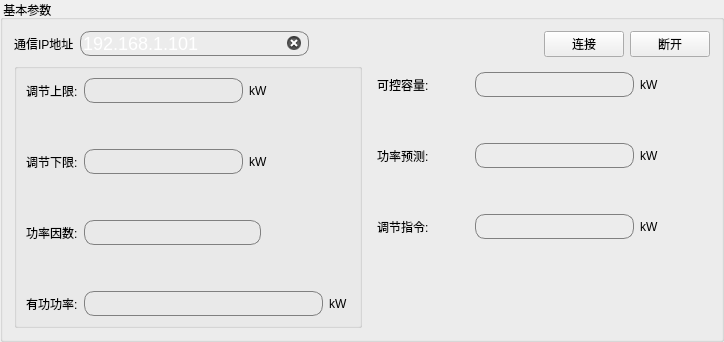
                   <widget class="QGroupBox" name="groupBox">
                    <property name="styleSheet">
                     <string notr="true">.QGroupBox::groupBox {border-image:url(:/images/ShowWidget/VCG211359306483.png)}</string>
                    </property>
                    <property name="title">
                     <string> 基本参数</string>
                    </property>
                    <layout class="QGridLayout" name="gridLayout_13">
                     <item row="0" column="0">
                      <layout class="QVBoxLayout" name="verticalLayout_13" stretch="0,1">
                       <item>
                        <layout class="QHBoxLayout" name="horizontalLayout">
                         <item>
                          <widget class="QLabel" name="m_ipTitle">
                           <property name="text">
                            <string>通信IP地址</string>
                           </property>
                          </widget>
                         </item>
                         <item>
                          <widget class="QLineEdit" name="m_ipContent">
                           <property name="styleSheet">
                            <string notr="true">background-color: rgba(255, 255, 255, 0);
color: rgb(255, 255, 255);
border-radius:10px;border: 1px solid gray;font-size:18px;</string>
                           </property>
                           <property name="text">
                            <string>192.168.1.101</string>
                           </property>
                           <property name="clearButtonEnabled">
                            <bool>true</bool>
                           </property>
                          </widget>
                         </item>
                         <item>
                          <spacer name="horizontalSpacer_52">
                           <property name="orientation">
                            <enum>Qt::Horizontal</enum>
                           </property>
                           <property name="sizeHint" stdset="0">
                            <size>
                             <width>40</width>
                             <height>20</height>
                            </size>
                           </property>
                          </spacer>
                         </item>
                         <item>
                          <widget class="QPushButton" name="m_ipConnect">
                           <property name="styleSheet">
                            <string notr="true"/>
                           </property>
                           <property name="text">
                            <string>连接</string>
                           </property>
                           <property name="icon">
                            <iconset>
                             <normaloff>:/images/ltesuccess.png</normaloff>:/images/ltesuccess.png</iconset>
                           </property>
                           <property name="checkable">
                            <bool>true</bool>
                           </property>
                           <property name="checked">
                            <bool>false</bool>
                           </property>
                          </widget>
                         </item>
                         <item>
                          <widget class="QPushButton" name="m_ipDisConnect">
                           <property name="styleSheet">
                            <string notr="true"/>
                           </property>
                           <property name="text">
                            <string>断开</string>
                           </property>
                           <property name="icon">
                            <iconset>
                             <normaloff>:/images/ltefaiure.png</normaloff>:/images/ltefaiure.png</iconset>
                           </property>
                          </widget>
                         </item>
                        </layout>
                       </item>
                       <item>
                        <layout class="QHBoxLayout" name="horizontalLayout_53">
                         <item>
                          <widget class="QGroupBox" name="groupBox_9">
                           <property name="title">
                            <string/>
                           </property>
                           <layout class="QGridLayout" name="gridLayout_10">
                            <item row="0" column="0">
                             <layout class="QVBoxLayout" name="verticalLayout_3" stretch="0,0,0,0,0,0,0">
                              <item>
                               <layout class="QHBoxLayout" name="horizontalLayout_20" stretch="0,0,0,0,0">
                                <item>
                                 <widget class="QLabel" name="label_28">
                                  <property name="text">
                                   <string>调节上限:</string>
                                  </property>
                                 </widget>
                                </item>
                                <item>
                                 <widget class="QLineEdit" name="lineEdit_adjMax">
                                  <property name="styleSheet">
                                   <string notr="true">background-color: rgba(255, 255, 255, 0);
color: rgb(255, 255, 255);
border-radius:10px;border: 1px solid gray;font-size:18px;</string>
                                  </property>
                                  <property name="readOnly">
                                   <bool>true</bool>
                                  </property>
                                 </widget>
                                </item>
                                <item>
                                 <widget class="QLabel" name="label_38">
                                  <property name="text">
                                   <string>kW </string>
                                  </property>
                                 </widget>
                                </item>
                                <item>
                                 <spacer name="horizontalSpacer_44">
                                  <property name="orientation">
                                   <enum>Qt::Horizontal</enum>
                                  </property>
                                  <property name="sizeHint" stdset="0">
                                   <size>
                                    <width>40</width>
                                    <height>20</height>
                                   </size>
                                  </property>
                                 </spacer>
                                </item>
                                <item>
                                 <spacer name="horizontalSpacer_36">
                                  <property name="orientation">
                                   <enum>Qt::Horizontal</enum>
                                  </property>
                                  <property name="sizeHint" stdset="0">
                                   <size>
                                    <width>40</width>
                                    <height>20</height>
                                   </size>
                                  </property>
                                 </spacer>
                                </item>
                               </layout>
                              </item>
                              <item>
                               <spacer name="verticalSpacer_6">
                                <property name="orientation">
                                 <enum>Qt::Vertical</enum>
                                </property>
                                <property name="sizeHint" stdset="0">
                                 <size>
                                  <width>20</width>
                                  <height>40</height>
                                 </size>
                                </property>
                               </spacer>
                              </item>
                              <item>
                               <layout class="QHBoxLayout" name="horizontalLayout_25" stretch="0,0,0,0,0">
                                <item>
                                 <widget class="QLabel" name="label_33">
                                  <property name="text">
                                   <string>调节下限:</string>
                                  </property>
                                 </widget>
                                </item>
                                <item>
                                 <widget class="QLineEdit" name="lineEdit_adjMin">
                                  <property name="styleSheet">
                                   <string notr="true">background-color: rgba(255, 255, 255, 0);
color: rgb(255, 255, 255);
border-radius:10px;border: 1px solid gray;font-size:18px;</string>
                                  </property>
                                  <property name="readOnly">
                                   <bool>true</bool>
                                  </property>
                                 </widget>
                                </item>
                                <item>
                                 <widget class="QLabel" name="label_39">
                                  <property name="text">
                                   <string>kW </string>
                                  </property>
                                 </widget>
                                </item>
                                <item>
                                 <spacer name="horizontalSpacer_37">
                                  <property name="orientation">
                                   <enum>Qt::Horizontal</enum>
                                  </property>
                                  <property name="sizeHint" stdset="0">
                                   <size>
                                    <width>40</width>
                                    <height>20</height>
                                   </size>
                                  </property>
                                 </spacer>
                                </item>
                                <item>
                                 <spacer name="horizontalSpacer_46">
                                  <property name="orientation">
                                   <enum>Qt::Horizontal</enum>
                                  </property>
                                  <property name="sizeHint" stdset="0">
                                   <size>
                                    <width>40</width>
                                    <height>20</height>
                                   </size>
                                  </property>
                                 </spacer>
                                </item>
                               </layout>
                              </item>
                              <item>
                               <spacer name="verticalSpacer_7">
                                <property name="orientation">
                                 <enum>Qt::Vertical</enum>
                                </property>
                                <property name="sizeHint" stdset="0">
                                 <size>
                                  <width>20</width>
                                  <height>40</height>
                                 </size>
                                </property>
                               </spacer>
                              </item>
                              <item>
                               <layout class="QHBoxLayout" name="horizontalLayout_37" stretch="0,8,4">
                                <item>
                                 <widget class="QLabel" name="label_29">
                                  <property name="text">
                                   <string>功率因数:</string>
                                  </property>
                                 </widget>
                                </item>
                                <item>
                                 <widget class="QLineEdit" name="lineEdit_efficiency">
                                  <property name="styleSheet">
                                   <string notr="true">background-color: rgba(255, 255, 255, 0);
color: rgb(255, 255, 255);
border-radius:10px;border: 1px solid gray;font-size:18px;</string>
                                  </property>
                                  <property name="readOnly">
                                   <bool>true</bool>
                                  </property>
                                 </widget>
                                </item>
                                <item>
                                 <spacer name="horizontalSpacer_34">
                                  <property name="orientation">
                                   <enum>Qt::Horizontal</enum>
                                  </property>
                                  <property name="sizeHint" stdset="0">
                                   <size>
                                    <width>40</width>
                                    <height>20</height>
                                   </size>
                                  </property>
                                 </spacer>
                                </item>
                               </layout>
                              </item>
                              <item>
                               <spacer name="verticalSpacer_8">
                                <property name="orientation">
                                 <enum>Qt::Vertical</enum>
                                </property>
                                <property name="sizeHint" stdset="0">
                                 <size>
                                  <width>20</width>
                                  <height>40</height>
                                 </size>
                                </property>
                               </spacer>
                              </item>
                              <item>
                               <layout class="QHBoxLayout" name="horizontalLayout_39" stretch="0,0,0">
                                <item>
                                 <widget class="QLabel" name="label_34">
                                  <property name="text">
                                   <string>有功功率:</string>
                                  </property>
                                 </widget>
                                </item>
                                <item>
                                 <widget class="QLineEdit" name="lineEdit_power">
                                  <property name="styleSheet">
                                   <string notr="true">background-color: rgba(255, 255, 255, 0);
color: rgb(255, 255, 255);
border-radius:10px;border: 1px solid gray;font-size:18px;</string>
                                  </property>
                                  <property name="readOnly">
                                   <bool>true</bool>
                                  </property>
                                 </widget>
                                </item>
                                <item>
                                 <widget class="QLabel" name="label_35">
                                  <property name="text">
                                   <string>kW </string>
                                  </property>
                                 </widget>
                                </item>
                               </layout>
                              </item>
                             </layout>
                            </item>
                           </layout>
                          </widget>
                         </item>
                         <item>
                          <widget class="QWidget" name="widget_2" native="true">
                           <layout class="QGridLayout" name="gridLayout_11">
                            <item row="0" column="0">
                             <layout class="QVBoxLayout" name="verticalLayout_12">
                              <item>
                               <layout class="QHBoxLayout" name="horizontalLayout_48"/>
                              </item>
                              <item>
                               <layout class="QHBoxLayout" name="horizontalLayout_50">
                                <item>
                                 <widget class="QLabel" name="label_30">
                                  <property name="text">
                                   <string>可控容量:</string>
                                  </property>
                                 </widget>
                                </item>
                                <item>
                                 <spacer name="horizontalSpacer_45">
                                  <property name="orientation">
                                   <enum>Qt::Horizontal</enum>
                                  </property>
                                  <property name="sizeHint" stdset="0">
                                   <size>
                                    <width>40</width>
                                    <height>20</height>
                                   </size>
                                  </property>
                                 </spacer>
                                </item>
                                <item>
                                 <widget class="QLineEdit" name="lineEdit_ctrlCap">
                                  <property name="styleSheet">
                                   <string notr="true">background-color: rgba(255, 255, 255, 0);
color: rgb(255, 255, 255);
border-radius:10px;border: 1px solid gray;font-size:18px;</string>
                                  </property>
                                  <property name="readOnly">
                                   <bool>true</bool>
                                  </property>
                                 </widget>
                                </item>
                                <item>
                                 <widget class="QLabel" name="label_37">
                                  <property name="text">
                                   <string>kW </string>
                                  </property>
                                 </widget>
                                </item>
                                <item>
                                 <spacer name="horizontalSpacer_48">
                                  <property name="orientation">
                                   <enum>Qt::Horizontal</enum>
                                  </property>
                                  <property name="sizeHint" stdset="0">
                                   <size>
                                    <width>40</width>
                                    <height>20</height>
                                   </size>
                                  </property>
                                 </spacer>
                                </item>
                               </layout>
                              </item>
                              <item>
                               <spacer name="verticalSpacer_11">
                                <property name="orientation">
                                 <enum>Qt::Vertical</enum>
                                </property>
                                <property name="sizeHint" stdset="0">
                                 <size>
                                  <width>20</width>
                                  <height>40</height>
                                 </size>
                                </property>
                               </spacer>
                              </item>
                              <item>
                               <layout class="QHBoxLayout" name="horizontalLayout_52">
                                <item>
                                 <widget class="QLabel" name="label_31">
                                  <property name="text">
                                   <string>功率预测:</string>
                                  </property>
                                 </widget>
                                </item>
                                <item>
                                 <spacer name="horizontalSpacer_47">
                                  <property name="orientation">
                                   <enum>Qt::Horizontal</enum>
                                  </property>
                                  <property name="sizeHint" stdset="0">
                                   <size>
                                    <width>40</width>
                                    <height>20</height>
                                   </size>
                                  </property>
                                 </spacer>
                                </item>
                                <item>
                                 <widget class="QLineEdit" name="lineEdit_powerPre">
                                  <property name="styleSheet">
                                   <string notr="true">background-color: rgba(255, 255, 255, 0);
color: rgb(255, 255, 255);
border-radius:10px;border: 1px solid gray;font-size:18px;</string>
                                  </property>
                                  <property name="readOnly">
                                   <bool>true</bool>
                                  </property>
                                 </widget>
                                </item>
                                <item>
                                 <widget class="QLabel" name="label_40">
                                  <property name="text">
                                   <string>kW </string>
                                  </property>
                                 </widget>
                                </item>
                                <item>
                                 <spacer name="horizontalSpacer_49">
                                  <property name="orientation">
                                   <enum>Qt::Horizontal</enum>
                                  </property>
                                  <property name="sizeHint" stdset="0">
                                   <size>
                                    <width>40</width>
                                    <height>20</height>
                                   </size>
                                  </property>
                                 </spacer>
                                </item>
                               </layout>
                              </item>
                              <item>
                               <spacer name="verticalSpacer_12">
                                <property name="orientation">
                                 <enum>Qt::Vertical</enum>
                                </property>
                                <property name="sizeHint" stdset="0">
                                 <size>
                                  <width>20</width>
                                  <height>40</height>
                                 </size>
                                </property>
                               </spacer>
                              </item>
                              <item>
                               <layout class="QHBoxLayout" name="horizontalLayout_51">
                                <item>
                                 <widget class="QLabel" name="label_32">
                                  <property name="text">
                                   <string>调节指令:</string>
                                  </property>
                                 </widget>
                                </item>
                                <item>
                                 <spacer name="horizontalSpacer_50">
                                  <property name="orientation">
                                   <enum>Qt::Horizontal</enum>
                                  </property>
                                  <property name="sizeHint" stdset="0">
                                   <size>
                                    <width>40</width>
                                    <height>20</height>
                                   </size>
                                  </property>
                                 </spacer>
                                </item>
                                <item>
                                 <widget class="QLineEdit" name="lineEdit_realRet">
                                  <property name="styleSheet">
                                   <string notr="true">background-color: rgba(255, 255, 255, 0);
color: rgb(255, 255, 255);
border-radius:10px;border: 1px solid gray;font-size:18px;</string>
                                  </property>
                                  <property name="readOnly">
                                   <bool>true</bool>
                                  </property>
                                 </widget>
                                </item>
                                <item>
                                 <widget class="QLabel" name="label_41">
                                  <property name="text">
                                   <string>kW </string>
                                  </property>
                                 </widget>
                                </item>
                                <item>
                                 <spacer name="horizontalSpacer_51">
                                  <property name="orientation">
                                   <enum>Qt::Horizontal</enum>
                                  </property>
                                  <property name="sizeHint" stdset="0">
                                   <size>
                                    <width>40</width>
                                    <height>20</height>
                                   </size>
                                  </property>
                                 </spacer>
                                </item>
                               </layout>
                              </item>
                             </layout>
                            </item>
                            <item row="1" column="0">
                             <spacer name="verticalSpacer_9">
                              <property name="orientation">
                               <enum>Qt::Vertical</enum>
                              </property>
                              <property name="sizeHint" stdset="0">
                               <size>
                                <width>20</width>
                                <height>40</height>
                               </size>
                              </property>
                             </spacer>
                            </item>
                           </layout>
                          </widget>
                         </item>
                        </layout>
                       </item>
                      </layout>
                     </item>
                    </layout>
                   </widget>
